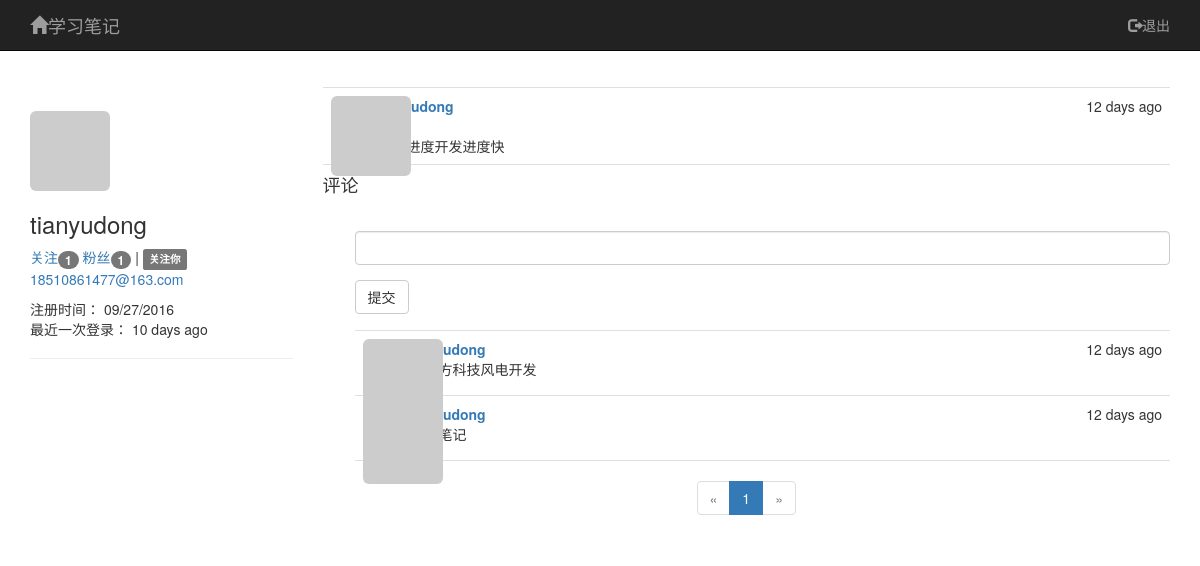
/post/1/ (signed in), run on the app's committed database.
### app/models.py (models this page shows, shortened)
class User(UserMixin,db.Model):
    __tablename__='users'
    id=db.Column(db.Integer,primary_key=True)
    email=db.Column(db.String(64),unique=True,index=True)
    username=db.Column(db.String(64),unique=True,index=True)
    password_hash=db.Column(db.String(128))
    role_id=db.Column(db.Integer,db.ForeignKey('roles.id'))
    confirmed=db.Column(db.Boolean,default=False)
    name=db.Column(db.String(64))
    location=db.Column(db.String(64))
    about_me=db.Column(db.Text())
    member_since=db.Column(db.DateTime(),default=datetime.utcnow)
    last_seen=db.Column(db.DateTime(),default=datetime.utcnow)
    avatar_hash=db.Column(db.String(32))
    posts=db.relationship('Post',backref='author',lazy='dynamic')
    followed=db.relationship('Follow',foreign_keys=[Follow.follower_id],
                             backref=db.backref('follower',lazy='joined',),
                             lazy='dynamic',cascade='all,delete-orphan')
    followers=db.relationship('Follow',foreign_keys=[Follow.followed_id],
                             backref=db.backref('followed',lazy='joined'),
                             lazy='dynamic',cascade='all,delete-orphan')
    comments=db.relationship('Comment',backref='author',lazy='dynamic')
    def is_following(self,user):
        return self.followed.filter_by(followed_id=user.id).first() is not None
    def ping(self):
        self.last_seen=datetime.utcnow()
        db.session.add(self)
        db.session.commit()
    def can(self,permissions):
        return self.role is not None and (self.role.permissions & permissions)==permissions
    def is_administrator(self):
        return self.can(Permission.ADMINISTER)
    def gravatar(self,size=100,default='identicon',rating='g'):
        if request.is_secure:
            url='https://secure.gravatar.com/avatar'
        else:
            url='http://www.gravatar.com/avatar'
        hash=self.avatar_hash or hashlib.md5(self.email.encode('utf-8')).hexdigest()
        return '{url}/{hash}?s={size}&d={default}&r={rating}'.format(
            url=url,hash=hash,size=size,default=default,rating=rating)
    @property
    def password(self):
        raise AttributeError('密码或账户错误！')

class Post(db.Model):
    __tablename__='posts'
    id=db.Column(db.Integer,primary_key=True)
    title=db.Column(db.Text)
    body=db.Column(db.Text)
    timestamp=db.Column(db.DateTime,index=True,default=datetime.utcnow)
    author_id=db.Column(db.Integer,db.ForeignKey('users.id'))
    comments=db.relationship('Comment',backref='post',lazy='dynamic')

class Comment(db.Model):
    __tablename__='comments'
    id=db.Column(db.Integer,primary_key=True)
    body=db.Column(db.Text)
    timestamp=db.Column(db.DateTime,index=True,default=datetime.utcnow)
    disabled=db.Column(db.Boolean)
    author_id=db.Column(db.Integer,db.ForeignKey('users.id'))
    post_id=db.Column(db.Integer,db.ForeignKey('posts.id'))

### app/main/views.py (the view)
@main.route('/post/<int:id>/',methods=['GET','POST'])
def post(id):
    post=Post.query.get_or_404(id)
    form=CommentForm()
    if form.validate_on_submit():
        comment=Comment(body=form.body.data,post=post,author=current_user._get_current_object())
        db.session.add(comment)
        db.session.commit()
        flash('您的评论已成功提交！')
        return redirect(url_for('main.post',id=post.id,page=-1))
    page=request.args.get('page',1,type=int)
    if page==-1:
        page=(post.comments.count()-1)/10+1
    pagination=post.comments.order_by(Comment.timestamp.asc()).paginate(page,per_page=10,error_out=False)
    comments=pagination.items
    return render_template('post.html',post=post,form=form,comments=comments,pagination=pagination)

### app/main/forms.py
class CommentForm(Form):
    body=StringField('',validators=[Required()])
    submit=SubmitField('提交')

### app/auth/views.py (called while the page is built)
@auth.before_app_request
def before_request():
    if current_user.is_authenticated:
        current_user.ping()
        if not current_user.confirmed \
                and request.endpoint[:5] !='auth.' \
                and request.endpoint !='static':
            return redirect(url_for('auth.unconfirmed'))

### app/main/__init__.py (called while the page is built)
@main.app_context_processor
def inject_permission():
    return dict(Permission=Permission)

### app/models.py (called while the page is built)
@login_manager.user_loader
def load_user(user_id):
    return User.query.get(int(user_id))

### app/templates/post.html (shortened to what this page needs)
{% extends 'base1.html' %}
{% import 'bootstrap/wtf.html' as wtf %}
{% import "_macros.html" as macros %}
{% block page_content1 %}
<div class="page-header">
    <img class="img-rounded profile-thumbnail2" src="{{ post.author.gravatar(size=169) }}">
    {% if not current_user.is_authenticated %}
        <h3>{{ post.author.username }}</h3>
        <a href="{{ url_for('main.followed_by',username=post.author.username) }}">
            关注<span class="badge">{{ post.author.followed.count() }}</span>
        </a>
        <a href="{{ url_for('main.followers',username=post.author.username) }}">
            粉丝<span class="badge">{{ post.author.followers.count() }}</span>
        </a>
        {% if post.author.about_me %}<p>{{ post.author.about_me }}</p>{% endif %}
    {% else %}
        <h3>{{ post.author.username }}</h3>
        <a href="{{ url_for('main.followed_by',username=post.author.username) }}">
            关注<span class="badge">{{ post.author.followed.count() }}</span>
        </a>
        <a href="{{ url_for('main.followers',username=post.author.username) }}">
            粉丝<span class="badge">{{ post.author.followers.count() }}</span>
        </a>
        {% if current_user.is_authenticated and user !=current_user and post.author.is_following(current_user) %}
        | <span class="label label-default">关注你</span>
        {% endif %}
        {% if current_user.is_administrator() %}
        <p><a href="mailto:{{post.author.email }}">{{ post.author.email }}</a></p>
        {% endif %}
        <p>
            注册时间： {{ moment(post.author.member_since).format('L') }}<br>
            最近一次登录： {{ moment(post.author.last_seen).fromNow() }}
        </p>
    {% endif %}
</div>
{% endblock %}
{% block page_content2 %}
<ul class="posts">
    <li class="post">
            <div class="profile-thumbnail">
			<a href="{{ url_for('main.user',username=post.author.username) }}">
				<img class="img-rounded profile-thumbnail" src="{{ post.author.gravatar(size=40) }}">
			</a>
		    </div>
            <div class="post-content">
                <div class="post-date">{{ moment(post.timestamp).fromNow() }}</div>
                <div class="post-author">
                    <a href="{{ url_for('main.user',username=post.author.username) }}">
                        {{ post.author.username }}
                    </a>
                </div>
                <div class="post-body">{{ post.title }}</div>
                <div class="post-body">{{ post.body }}</div>
            </div>
        </li>
</ul>
<h4 id="comments">评论</h4>
{% if current_user.can(Permission.COMMENT) %}
<div class="comment-form">
    {{ wtf.quick_form(form) }}
</div>
{% endif %}
{% include '_comments.html' %}
{% if pagination %}
<div class="pagination">
    {{ macros.pagination_widget(pagination, '.post', fragment='#comments', id=post.id) }}
</div>
{% endif %}
{% endblock %}

### app/templates/base1.html (shortened to what this page needs)
{% extends "bootstrap/base.html" %}
{% block head %}
{{ super() }}
<link rel="stylesheet" type="text/css" href="{{ url_for('static', filename='styles.css') }}">
{% endblock %}
{% block navbar %}
<div class="navbar navbar-inverse navbar-static-top" role="navigation">
    <div class="container">
        <div class="navbar-header">
			{% if current_user.is_authenticated %}
			<a class="navbar-brand" href="{{ url_for('main.user',username=current_user.username) }}"><span class="glyphicon glyphicon-home"></span>学习笔记</a>
			{% else %}
			<a class="navbar-brand" href="{{ url_for('main.index') }}"><span class="glyphicon glyphicon-home">学习笔记</a>
			{% endif %}
        </div>
        <div class="navbar-collapse collapse">
			<ul class="nav navbar-nav navbar-right">
				{% if current_user.is_authenticated %}
				<li><a href="{{ url_for('auth.logout') }}"><span class="glyphicon glyphicon-log-out"></span>退出</a></li>
				{% else %}
				<li><a href="{{ url_for('auth.register') }}"><span class="glyphicon glyphicon-user"></span>注册</a></li>
                {% endif %}
			</ul>
		</div>
    </div>
</div>
{% endblock %}
{% block content %}
<div class="container">
	<div class="row">
		<div class="col-md-3">
	    {% block page_content1 %}{% endblock %}
		</div>
		<div class="col-md-9">
		{% block page_content2 %}{% endblock %}
		</div>
	</div>
</div>
{% endblock %}

### app/templates/_macros.html
{% macro pagination_widget(pagination,endpoint) %}
<ul class="pagination">
    <li{% if not pagination.has_prev %} class='disabled'{% endif %}>
        <a href="{% if pagination.has_prev %}{{ url_for(endpoint,page=pagination.page-1,**kwargs) }}
        {% else %}#{% endif %}">
            &laquo;
        </a>
    </li>
    {% for p in pagination.iter_pages() %}
        {% if p %}
            {% if p==pagination.page %}
            <li class="active">
                <a href="{{ url_for(endpoint,page=p,**kwargs) }}">{{ p }}</a>
            </li>
            {% else %}
            <li>
                <a href="{{ url_for(endpoint,page=p,**kwargs) }}">{{ p }}</a>
            </li>
            {% endif %}
        {% else %}
        <li class="disabled"><a href="#">&hellip;</a> </li>
        {% endif %}
    {% endfor %}
    <li{% if not pagination.has_next %} class='disabled'{% endif %}>
        <a href="{% if pagination.has_next %}{{ url_for(endpoint,page=pagination.page+1,**kwargs) }}
        {% else %}#{% endif %}">
            &raquo;
        </a>
    </li>
</ul>
{% endmacro %}

### app/templates/_comments.html
<ul class="comments">
    {% for comment in comments %}
    <li class="comment">
        <div class="comment-thumbnail">
            <a href="{{ url_for('.user', username=comment.author.username) }}">
                <img class="img-rounded profile-thumbnail" src="{{ comment.author.gravatar(size=40) }}">
            </a>
        </div>
        <div class="comment-content">
            <div class="comment-date">{{ moment(comment.timestamp).fromNow() }}</div>
            <div class="comment-author"><a href="{{ url_for('.user', username=comment.author.username) }}">{{ comment.author.username }}</a></div>
            <div class="comment-body">
                {{ comment.body }}
            </div>
    </li>
    {% endfor %}
</ul>

### app/static/styles.css (style rules this page uses)
.profile-thumbnail { position: absolute; }
.profile-thumbnail2 { position: relative; }
ul.posts { list-style-type: none; padding: 0px; margin: 16px 0px 0px 0px; border-top: 1px solid #e0e0e0; }
ul.posts li.post { padding: 8px; border-bottom: 1px solid #e0e0e0; }
div.post-date { float: right; }
div.post-author { font-weight: bold; }
div.post-content { margin-left: 48px; min-height: 48px; }
ul.comments { list-style-type: none; padding: 0px; margin: 16px 0px 0px 0px; }
ul.comments li.comment { margin-left: 32px; padding: 8px; border-bottom: 1px solid #e0e0e0; }
ul.comments li.comment:nth-child(1) { border-top: 1px solid #e0e0e0; }
div.comment-date { float: right; }
div.comment-author { font-weight: bold; }
div.comment-thumbnail { position: absolute; }
div.comment-content { margin-left: 48px; min-height: 48px; }
div.comment-form { margin: 16px 0px 16px 32px; }
div.pagination { width: 100%; text-align:center; padding: 0px; margin: 0px; }

### data on the page
User: author.username "tianyudong", author.email "18510861477@163.com", member_since "09/27/2016", last_seen "10 days ago"
Post: timestamp "12 days ago", body "开发进度开发进度快"
Comment: timestamp "12 days ago", author.username "tianyudong", body "京东方科技风电开发"
Comment: timestamp "12 days ago", author.username "tianyudong"

### other printed values
{{ post.author.followed.count() }} "1"
{{ post.author.followers.count() }} "1"
{{ p }} "1"
